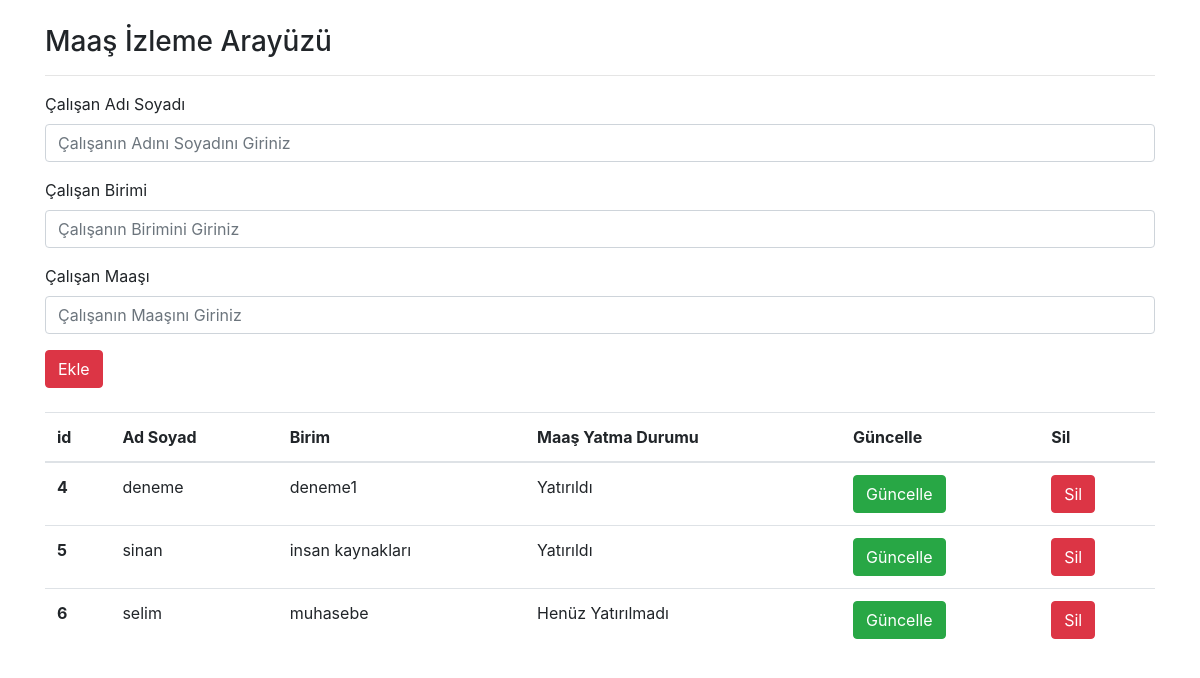
Before: / with the older database file.
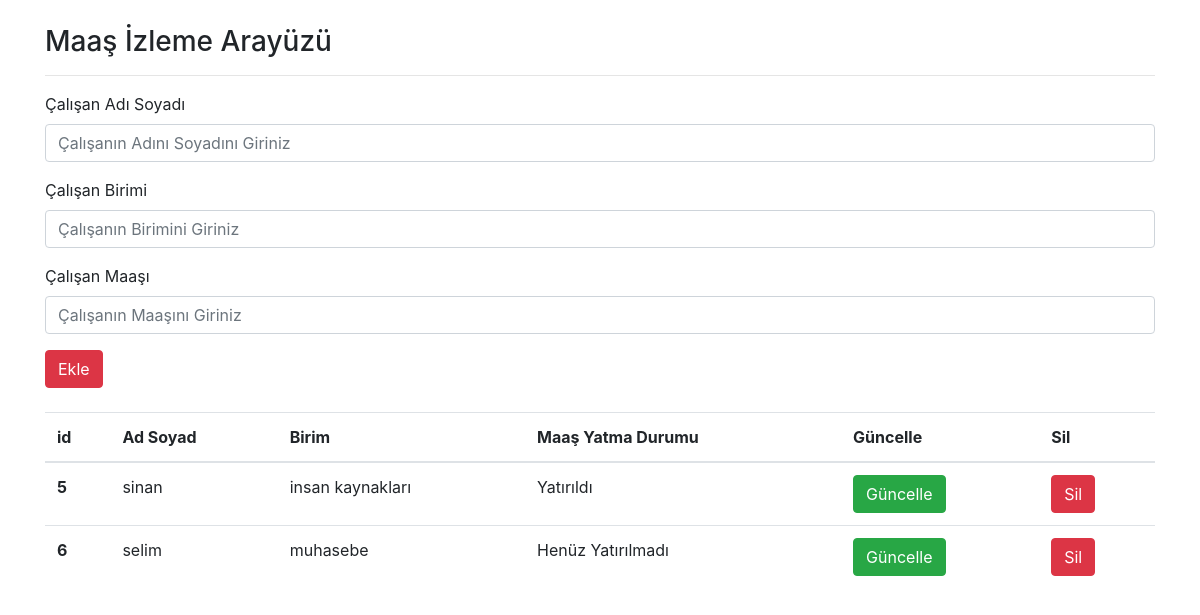
After: the same page with the newer database file.
### maastakip.py (models this page shows)
class Todo(db.Model):
    id = db.Column(db.Integer,primary_key=True)
    title = db.Column(db.String(80))
    content = db.Column(db.Text)
    complete = db.Column(db.Boolean)

### maastakip.py (the view)
@app.route("/")
def index():
    todos =  Todo.query.all()
    return render_template("index.html", todos = todos)

### templates/index.html (shortened to what this page needs)
<!DOCTYPE html>
<html lang="en">
<head>
    <link rel="stylesheet" href="https://maxcdn.bootstrapcdn.com/bootstrap/4.0.0/css/bootstrap.min.css">
</head>
<body>
    <div style="margin-top: 25px;" class="container">
        <h3>Maaş İzleme Arayüzü</h3>
        <hr>
        <form action="/add" method ="post">
            <div class="form-group">
                  <label for="formGroupExampleInput">Çalışan Adı Soyadı</label>
                  <input type="text" name="title" class="form-control" id="formGroupExampleInput" placeholder="Çalışanın Adını Soyadını Giriniz">
                </div>
                <div class="form-group">
                  <label for="formGroupExampleInput2">Çalışan Birimi</label>
                  <input type="text" name="content" class="form-control" id="formGroupExampleInput2" placeholder="Çalışanın Birimini Giriniz">
            </div>
            <div class="form-group">
              <label for="formGroupExampleInput2">Çalışan Maaşı</label>
              <input type="text" name="content" class="form-control" id="formGroupExampleInput3" placeholder="Çalışanın Maaşını Giriniz">
        </div>
              <button type ="submit" class="btn btn-danger">Ekle</button>
        </form>
        <br>
        <table class="table">
            <thead>
              <tr>
                <th scope="col">id</th>
                <th scope="col">Ad Soyad</th>
                <th scope="col">Birim</th>
                <th scope="col">Maaş Yatma Durumu</th>
                <th scope="col">Güncelle</th>
                <th scope="col">Sil</th>
              </tr>
            </thead>
            <tbody>
                {% for todo in todos %}
                <tr>
                    <th scope="row">{{todo.id}}</th>
                    <td>{{todo.title}}</td>
                    <td>{{todo.content}}</td>
                    {% if todo.complete == False %}
                    <td>Henüz Yatırılmadı</td>
                    {% else %}
                    <td>Yatırıldı</td>
                    {% endif %}
                    <td><a href="/complete/{{todo.id}}" class="btn btn-success">Güncelle</a></td>
                    <td><a href="/delete/{{todo.id}}" class="btn btn-danger">Sil</a></td>
                  </tr>
                {% endfor %}
            </tbody>
          </table>
    </div>
</body>
</html>

Changed rows visible on the page:
removed Todo: id "4", title "deneme", content "deneme1", complete "Yatırıldı"
